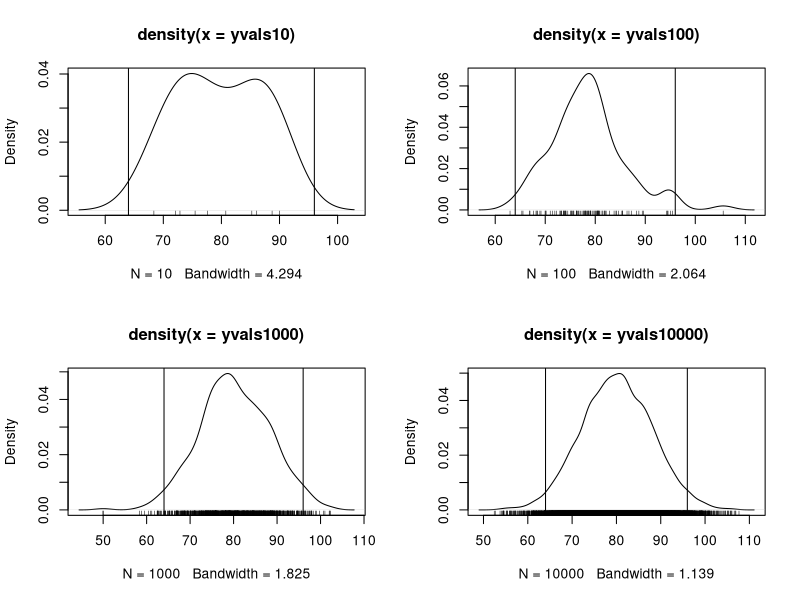
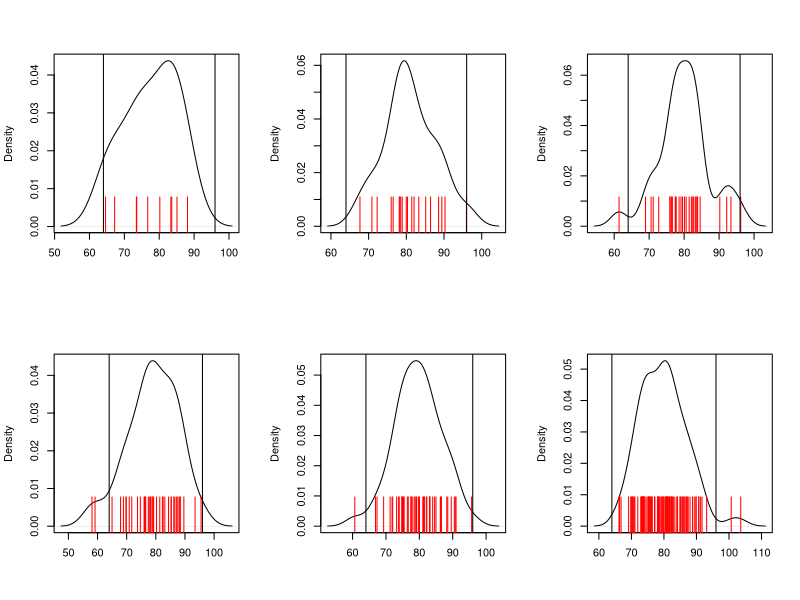
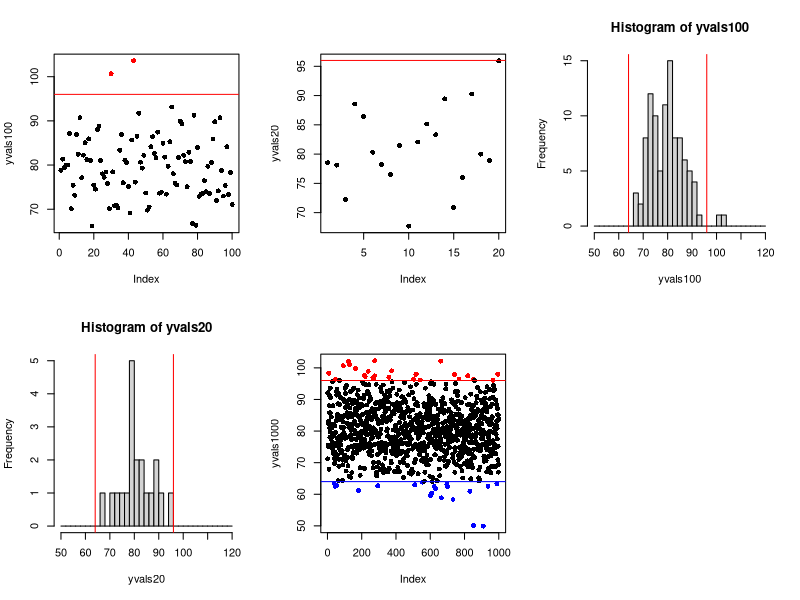

Source code (R) for these figures, in order: (Note: this script raises an error after producing the figures.)
## mean 80, sd = 8
## CI 64 and 96 (+/- 2SD)

# prob selecting sample outside these values, based on these and different sampling
par(mfrow=c(2,2))
# calc z values
z1<-(64-80)/8
z2<-(96-80)/8
pnorm(z2)-pnorm(z1)


yvals10<-rnorm(10,80,8)
 plot(density(yvals10))
 rug(yvals10)
abline(v=64)
abline(v=96)
yvals100<-rnorm(100,80,8)
 plot(density(yvals100))
 rug(yvals100)
abline(v=64)
abline(v=96)
yvals1000<-rnorm(1000,80,8)
 plot(density(yvals1000))
 rug(yvals1000)
abline(v=64)
abline(v=96)
yvals10000<-rnorm(10000,80,8)
  plot(density(yvals10000))
  rug(yvals10000)
abline(v=64)
abline(v=96)

par(mfrow=c(2,3))

yvals10<-rnorm(10,80,8)
plot(density(yvals10),main="",xlab="")
rug(yvals10,side=1,col="red",lwd=1,ticksize=0.2)
abline(v=64)
abline(v=96)
yvals20<-rnorm(20,80,8)
plot(density(yvals20),main="",xlab="")
rug(yvals20,side=1,col="red",lwd=1,ticksize=0.2)
abline(v=64)
abline(v=96)
yvals30<-rnorm(30,80,8)
plot(density(yvals30),main="",xlab="")
rug(yvals30,side=1,col="red",lwd=1,ticksize=0.2)
abline(v=64)
abline(v=96)
yvals40<-rnorm(40,80,8)
plot(density(yvals40),main="",xlab="")
rug(yvals40,side=1,col="red",lwd=1,ticksize=0.2)
abline(v=64)
abline(v=96)
yvals50<-rnorm(50,80,8)
plot(density(yvals50),main="",xlab="")
rug(yvals50,side=1,col="red",lwd=1,ticksize=0.2)
abline(v=64)
abline(v=96)
yvals100<-rnorm(100,80,8)
plot(density(yvals100),main="",xlab="")
rug(yvals100,side=1,col="red",lwd=1,ticksize=0.2)
abline(v=64)
abline(v=96)


plot(yvals100, col= ifelse(yvals100 >= 96, "red", 
                         ifelse(yvals100 <= 64,"blue", "black")),pch=16)
abline(h=64,col="blue")
abline(h=96,col="red")

plot(yvals20, col= ifelse(yvals20 >= 96, "red", 
                           ifelse(yvals20 <= 64,"blue", "black")),pch=16)
abline(h=64,col="blue")
abline(h=96,col="red")

hist(yvals100,breaks=seq(50,120,2))
abline(v=64,col="red")
abline(v=96,col="red")

hist(yvals20,breaks=seq(50,120,2))
abline(v=64,col="red")
abline(v=96,col="red")


plot(yvals1000, col= ifelse(yvals1000 >= 96, "red", 
                          ifelse(yvals1000 <= 64,"blue", "black")),pch=16)
abline(h=64,col="blue")
abline(h=96,col="red")

hist(yvals1000,breaks=seq(50,120,2))
abline(v=64,col="red")
abline(v=96,col="red")

## adjust p values

a <- 5 # mean - use the same one
s <- 2 # sd
n <- 1 # sample size
xbar <- rnorm(10,mean=a,sd=s) # means randomly drawn from the above normal distribution
pvals<-2*(1-pnorm(xbar,mean=a,sd=s/sqrt(20)))
hist(pvals)

padj<-p.adjust(pvals, method = "bonferroni", n = length(pvals))

# c("holm", "hochberg", "hommel", "bonferroni", "BH", "BY",
#   "fdr", "none")

#padj<-p.adjust(pvals, method = "BH", n = length(pvals))

plot(pvals)
abline(h=0.05)

plot(padj)
abline(h=0.05)

padj

pv<-do.call( rbind, replicate(10, t.test(rnorm(2,mean=10,sd=s),rnorm(100,mean=10,sd=s)), simplify=FALSE ) )
pvals<-(as.vector(as.numeric(pv[,3])))

plot(pvals,ylim=c(0,max(pvals)))
abline(h=0.05)

padj<-p.adjust(pvals, method = "bonferroni", n = length(pvals))
plot(padj,ylim=c(0,max(padj)))
abline(h=0.05)

